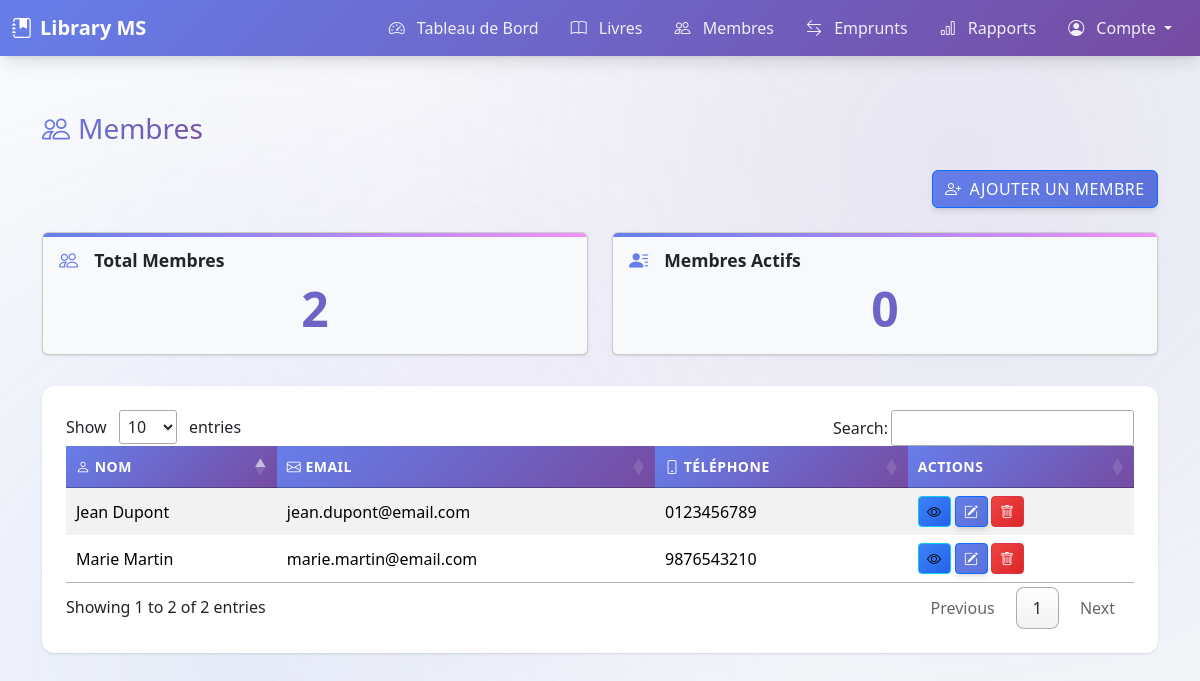
/members, run on the app's committed database.
### tables this page shows
CREATE TABLE members (
            member_id INTEGER PRIMARY KEY AUTOINCREMENT,
            name TEXT NOT NULL,
            email TEXT UNIQUE,
            phone TEXT,
            address TEXT,
            registration_date TEXT DEFAULT CURRENT_TIMESTAMP,
            status TEXT DEFAULT 'active'
        );

### controllers/dashboard_controller.py (the view)
@dashboard_blueprint.route("/members", methods=["GET"])
def members():
    try:
        stats = dashboard_service.get_dashboard_statistics()
        members_data = dashboard_service.get_members_data()
        members_loans_data = dashboard_service.get_members_loans_data()
        print("Members data:", members_data)
        return render_template(
            "members.html",
            total_members=stats["total_members"],
            total_active_members=stats["total_active_members"],
            members=members_data,
            members_loans_data=members_loans_data,
        )
    except Exception as e:
        print("Error in members route:", str(e))
        return jsonify({"error": str(e)}), 500

### models/author.py (called while the page is built)
    @classmethod
    def all(cls):
        query = f"SELECT * FROM {cls.TABLE_NAME}"
        results = DatabaseConnection.execute_query(query)
        if results:
            conn = DatabaseConnection.get_connection()
            cursor = conn.cursor()
            cursor.execute(f"PRAGMA table_info({cls.TABLE_NAME})")
            columns = [column[1] for column in cursor.fetchall()]
            conn.close()
            return [cls(**dict(zip(columns, result))) for result in results]
        return []

### models/base_model.py (called while the page is built)
    def _get_attribute(self, name):
        return self._attributes.get(name)

    def _set_attribute(self, name, value):
        self._attributes[name] = value

    def __getattr__(self, name):
        if name in self._attributes:
            return self._get_attribute(name)
        raise AttributeError(f"'{self.__class__.__name__}' object has no attribute '{name}'")

    def __setattr__(self, name, value):
        if name == "_attributes":
            super().__setattr__(name, value)
        else:
            self._set_attribute(name, value)

    @classmethod
    def find_all(cls):
        if not cls.TABLE_NAME:
            raise NotImplementedError("TABLE_NAME must be defined in subclass")
        query = f"SELECT * FROM {cls.TABLE_NAME}"
        results = DatabaseConnection.execute_query(query)
        if results:
            conn = DatabaseConnection.get_connection()
            cursor = conn.cursor()
            cursor.execute(f"PRAGMA table_info({cls.TABLE_NAME})")
            columns = [column[1] for column in cursor.fetchall()]
            conn.close()
            return [cls(**dict(zip(columns, result))) for result in results]
        return []

### models/book.py (called while the page is built, shortened)
    @classmethod
    def find_overdue_books(cls):
        query = f"""
        SELECT b.*
        FROM {cls.TABLE_NAME} AS b
        JOIN borrowings AS br ON b.book_id = br.book_id
        WHERE date(br.due_date) < date('now') AND br.return_date IS NULL
        """
        results = DatabaseConnection.execute_query(query)
        return []

    @classmethod
    def find_popular_books(cls, threshold=10):
        query = f"""
        SELECT b.*
        FROM {cls.TABLE_NAME} AS b
        JOIN borrowings AS br ON b.book_id = br.book_id
        GROUP BY b.book_id
        HAVING COUNT(br.book_id) >= ?
        """
        results = DatabaseConnection.execute_query(query, (threshold,))
        return []

### models/member.py (called while the page is built)
    @property
    def member_id(self):
        return self._get_attribute("member_id")

### templates/members.html (shortened to what this page needs)
<!DOCTYPE html>
<html lang="fr">
<head>
    <link rel="stylesheet" href="/static/css/style.css">
    <link href="https://cdn.jsdelivr.net/npm/bootstrap@5.3.2/dist/css/bootstrap.min.css" rel="stylesheet">
    <link rel="stylesheet" href="https://cdn.jsdelivr.net/npm/bootstrap-icons@1.11.3/font/bootstrap-icons.css">
    <link rel="stylesheet" href="https://cdn.datatables.net/1.13.4/css/jquery.dataTables.min.css">
</head>
<body>
{% include 'includes/navbar.html' %}
<div class="container">
    <h3 class="mb-4"><i class="bi bi-people me-2"></i>Membres</h3>
    <div class="d-flex justify-content-end mb-4">
        <button type="button" class="btn btn-primary" data-bs-toggle="modal" data-bs-target="#addMemberModal">
            <i class="bi bi-person-plus me-2"></i>Ajouter un Membre
        </button>
    </div>
    <div class="row text-center mb-4">
        <div class="col-md-6">
            <div class="card bg-light">
                <div class="card-body">
                    <h5 class="card-title"><i class="bi bi-people me-2"></i>Total Membres</h5>
                    <p class="card-text display-4">{{ total_members }}</p>
                </div>
            </div>
        </div>
        <div class="col-md-6">
            <div class="card bg-light">
                <div class="card-body">
                    <h5 class="card-title"><i class="bi bi-person-lines-fill me-2"></i>Membres Actifs</h5>
                    <p class="card-text display-4">{{ total_active_members }}</p>
                </div>
            </div>
        </div>
    </div>
    <div class="table-responsive">
        <table id="membersTable" class="table table-striped table-hover align-middle">
            <thead class="table-primary">
                <tr>
                    <th><i class="bi bi-person"></i> Nom</th>
                    <th><i class="bi bi-envelope"></i> Email</th>
                    <th><i class="bi bi-phone"></i> Téléphone</th>
                    <th>Actions</th>
                </tr>
            </thead>
            <tbody>
                {% for member in members %}
                <tr>
                    <td>{{ member.name }}</td>
                    <td>{{ member.email }}</td>
                    <td>{{ member.phone }}</td>
                    <td>
                        <button class="btn btn-info btn-sm" title="Voir détails" data-bs-toggle="modal" data-bs-target="#detailsModal{{ member.member_id }}"><i class="bi bi-eye"></i></button>
                        <button class="btn btn-primary btn-sm" title="Modifier" data-bs-toggle="modal" data-bs-target="#editModal{{ member.member_id }}"><i class="bi bi-pencil-square"></i></button>
                        <button class="btn btn-danger btn-sm" title="Supprimer" data-bs-toggle="modal" data-bs-target="#deleteModal{{ member.member_id }}"><i class="bi bi-trash"></i></button>
                    </td>
                </tr>
                {% endfor %}
            </tbody>
        </table>
    </div>
</div>
<div class="toast-container position-fixed top-0 end-0 p-3">
</div>
</body>
</html>

### data on the page
members: name "Jean Dupont", email "jean.dupont@email.com", phone "0123456789"
members: name "Marie Martin", email "marie.martin@email.com", phone "9876543210"

### other printed values
{{ total_members }} "2"
{{ total_active_members }} "0"
